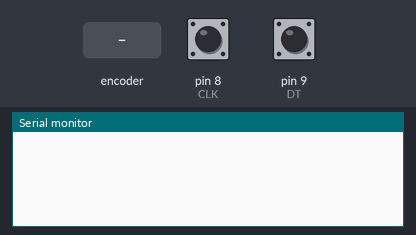
This sketch was run on a simulated Arduino Uno, built with avr-gcc and run on an emulated ATmega328P. On the bench: the last lines printed to the serial monitor. Inputs (shaded band) come from the test bench; at power-on: pin 8 (CLK) HIGH, pin 9 (DT) HIGH.

Above: at 1.2 s.
1.3 s: rotary encoder on pin 8 (CLK) / pin 9 (DT) turned 1 step (first pin leading)
At 2.3 s:
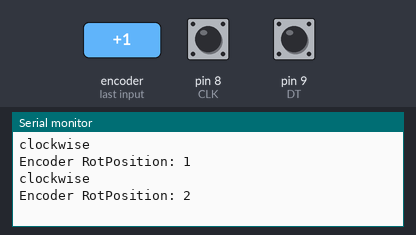
3.0 s: rotary encoder on pin 8 (CLK) / pin 9 (DT) turned 2 steps (second pin leading)
At 3.7 s:
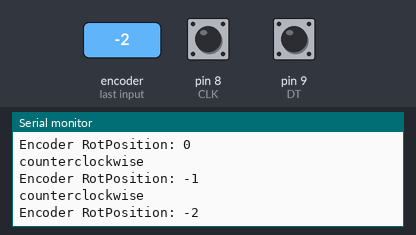
Timing chart, 0 to 6.0 s (numbered marks = the images above; inputs shaded):
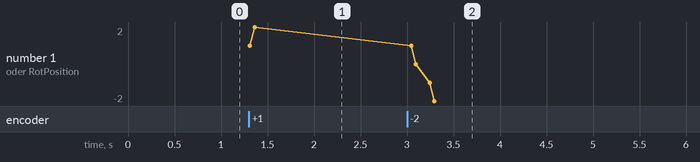

Measured:
- after the input at 1.3 s, the serial monitor: prints a new line at once (image 1)
- after the input at 3.0 s, the serial monitor: prints a new line at once (image 2)
- plotted number 1: 2 → -2 after the input at 3.0 s

The sketch:

RotaryEncoder.ino
```cpp
 /* Author: Danny van den Brande, Arduinosensors.nl
 This is a example on how to use the KY-040 Rotary encoder.
 Its very basic but if your new to arduino or could not find
 any code, then you have something to start with.
 because there is little documentation about the KY sensor kit.
 */
 int CLK = 8;  // Pin 8 to clk on encoder
 int DT = 9;  // Pin 9 to DT on encoder
 int RotPosition = 0;
 int rotation;
 int value;
 boolean LeftRight;
 void setup() {
   Serial.begin (9600);
   pinMode (CLK,INPUT);
   pinMode (DT,INPUT);
   rotation = digitalRead(CLK);
 }
 void loop() {
   value = digitalRead(CLK);
     if (value != rotation){ // we use the DT pin to find out which way we turning.
     if (digitalRead(DT) != value) {  // Clockwise
       RotPosition ++;
       LeftRight = true;
     } else { //Counterclockwise
       LeftRight = false;
       RotPosition--;
     }
     if (LeftRight){ // turning right will turn on red led.
       Serial.println ("clockwise");
     }else{        // turning left will turn on green led.
       Serial.println("counterclockwise");
     }
     Serial.print("Encoder RotPosition: ");
     Serial.println(RotPosition);
     // this will print in the serial monitor.

   }
   rotation = value;
 }
```
